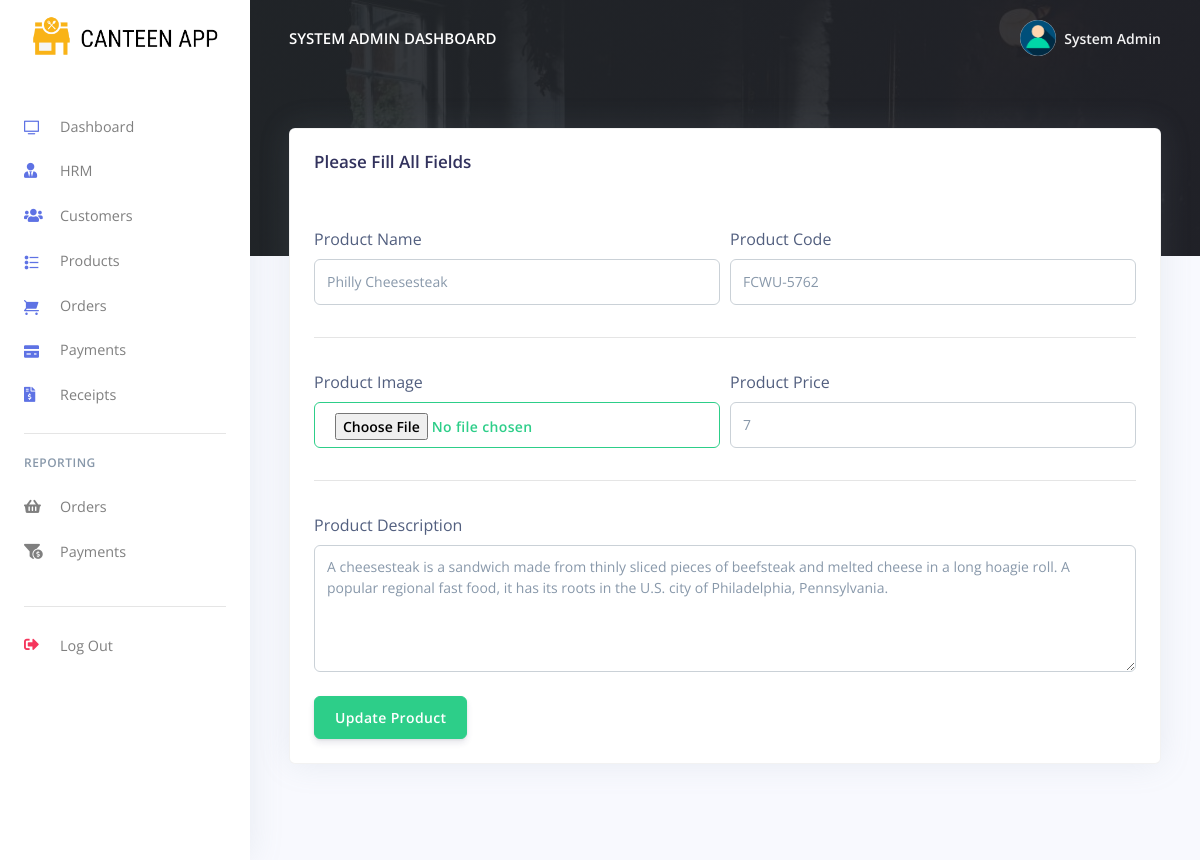
The app's page /admin/update_product.php?update=06dc36c1be (signed in), older data.
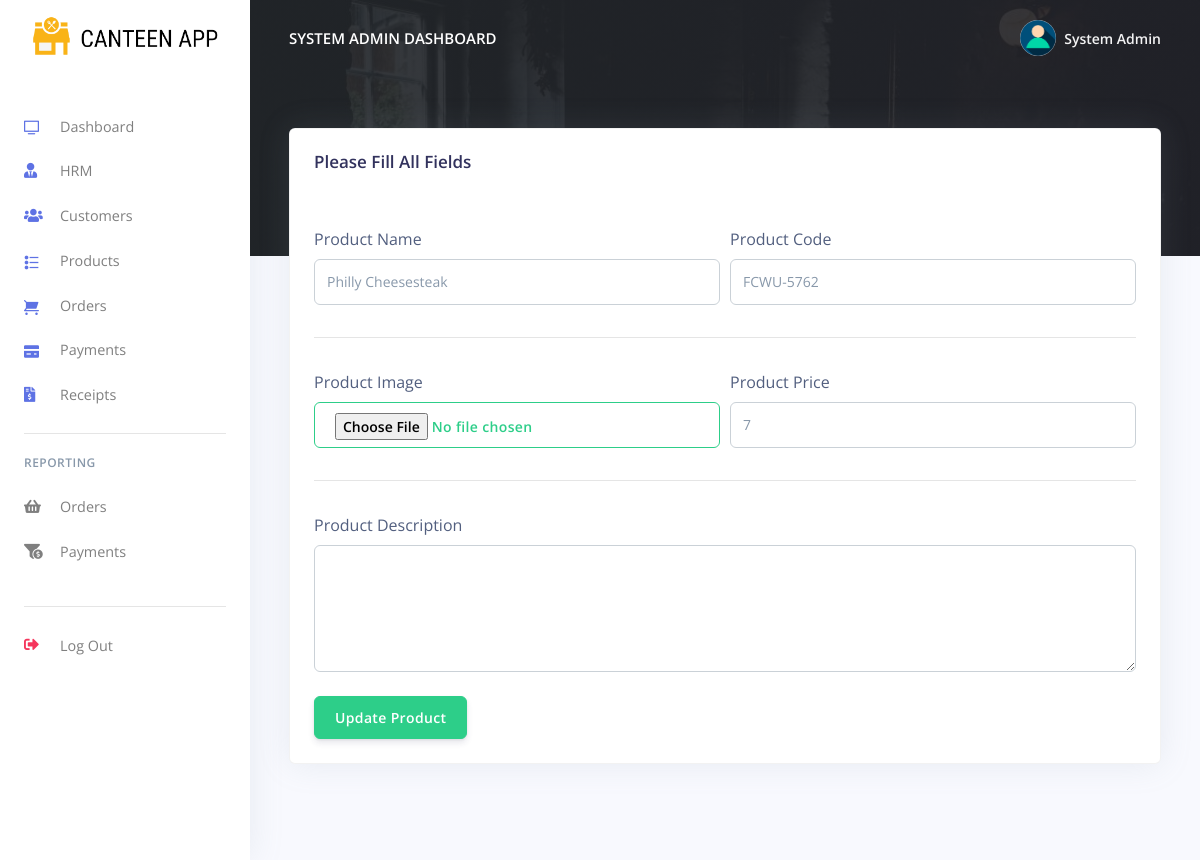
The same page, newer data.
### tables this page shows
CREATE TABLE `rpos_products` (
  `prod_id` varchar(200) NOT NULL,
  `prod_code` varchar(200) NOT NULL,
  `prod_name` varchar(200) NOT NULL,
  `prod_img` varchar(200) NOT NULL,
  `prod_desc` longtext NOT NULL,
  `prod_price` varchar(200) NOT NULL,
  `created_at` timestamp(6) NOT NULL DEFAULT CURRENT_TIMESTAMP(6) ON UPDATE CURRENT_TIMESTAMP(6)
);

### admin/update_product.php (the view, shortened to what this page needs)
<?php
include('config/config.php');
require_once('partials/_head.php');
?>
<body>
  <?php
  require_once('partials/_sidebar.php');
  ?>
  <div class="main-content">
    <?php
    require_once('partials/_topnav.php');
    $update = $_GET['update'];
    $ret = "SELECT * FROM  rpos_products WHERE prod_id = '$update' ";
    $stmt = $mysqli->prepare($ret);
    $stmt->execute();
    $res = $stmt->get_result();
    while ($prod = $res->fetch_object()) {
    ?>
      <div class="container-fluid mt--8">
        <div class="row">
          <div class="col">
            <div class="card shadow">
              <div class="card-header border-0">
                <h3>Please Fill All Fields</h3>
              </div>
              <div class="card-body">
                <form method="POST" enctype="multipart/form-data">
                  <div class="form-row">
                    <div class="col-md-6">
                      <label>Product Name</label>
                      <input type="text" value="<?php echo $prod->prod_name; ?>" name="prod_name" class="form-control">
                    </div>
                    <div class="col-md-6">
                      <label>Product Code</label>
                      <input type="text" name="prod_code" value="<?php echo $prod->prod_code; ?>" class="form-control" value="">
                    </div>
                  </div>
                  <hr>
                  <div class="form-row">
                    <div class="col-md-6">
                      <label>Product Image</label>
                      <input type="file" name="prod_img" class="btn btn-outline-success form-control" value="<?php echo $prod_img; ?>">
                    </div>
                    <div class="col-md-6">
                      <label>Product Price</label>
                      <input type="text" name="prod_price" class="form-control" value="<?php echo $prod->prod_price; ?>">
                    </div>
                  </div>
                  <hr>
                  <div class="form-row">
                    <div class="col-md-12">
                      <label>Product Description</label>
                      <textarea rows="5" name="prod_desc" class="form-control" value=""><?php echo $prod->prod_desc; ?></textarea>
                    </div>
                  </div>
                  <br>
                  <div class="form-row">
                    <div class="col-md-6">
                      <input type="submit" name="UpdateProduct" value="Update Product" class="btn btn-success" value="">
                    </div>
                  </div>
                </form>
              </div>
            </div>
          </div>
        </div>
      <?php
      require_once('partials/_footer.php');
    }
      ?>
      </div>
  </div>
</body>
</html>

Row changes from the older to the newer data that the page shows:
changed rpos_products "Philly Cheesesteak": prod_desc "A cheesesteak is a sandwich made from thinly sliced pieces of beefsteak and melted cheese in a long hoagie roll. A popular regional fast food, it has its roots in the U.S. city of Philadelphia, Pennsylvania." → (not shown)
